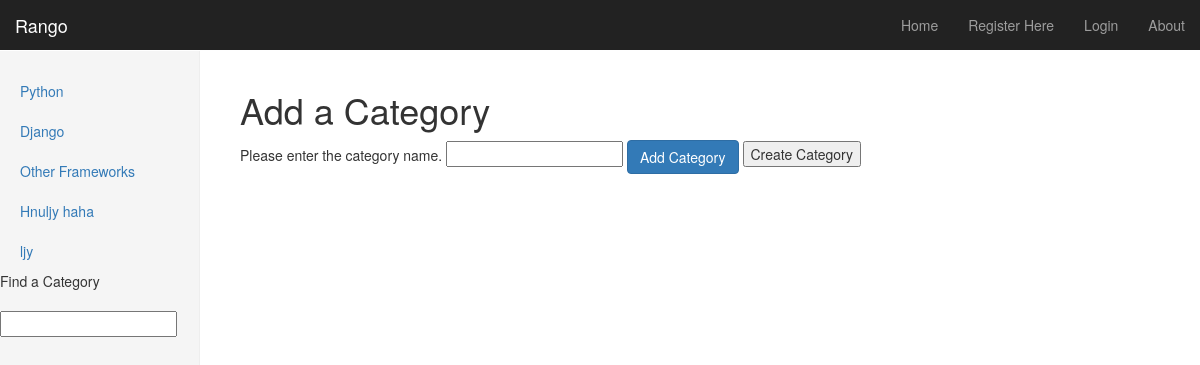
Screenshot of /rango/add_category/ with the database file from the repository.
### rango/models.py (models this page shows, shortened)
class Category(models.Model):
    name = models.CharField(max_length=128, unique=True)
    views = models.IntegerField(default=0)
    likes = models.IntegerField(default=0)
    slug = models.SlugField(unique=True)

### rango/views.py (the view)
def add_category(request):
    if request.method == 'POST':
        form = CategoryForm(request.POST)
        if form.is_valid():
            form.save(commit=True)
            return index(request)
        else:
            print form.errors
    else:
        form = CategoryForm()
    return render(request, 'rango/add_category.html', {'form':form})

### rango/forms.py
class CategoryForm(forms.ModelForm):
    name = forms.CharField(max_length=128, help_text="Please enter the category name.")
    views = forms.IntegerField(widget=forms.HiddenInput(), initial=0)
    likes = forms.IntegerField(widget=forms.HiddenInput(), initial=0)
    slug = forms.CharField(widget=forms.HiddenInput(), required=False)
    class Meta:
        model = Category
        fields = ('name',)

### rango/templatetags/rango_extras.py (called while the page is built)
@register.inclusion_tag('rango/cats.html')
def get_category_list(cat=None):
    return {'cats': Category.objects.order_by('-likes')[:5], 'act_cat': cat}

### templates/rango/add_category.html (shortened to what this page needs)
{% extends 'rango/base.html' %}
{% load static %}
{% block body_block %}
        <h1>Add a Category</h1>
        <form id="category_form" method="post" action="{% url 'add_category' %}">
            {% for field in form.visible_fields %}
                {{ field.help_text }}
                {{ field }}
            {% endfor %}
<button class="btn btn-primary" type="submit" name="submit">Add Category</button>
            <input type="submit" name="submit" value="Create Category" />
        </form>
{% endblock %}

### templates/rango/cats.html
{% if cats %}
    <ul class="nav nav-sidebar">
    {% for c in cats %}
        {% if c == act_cat %}
        <li class="active" > {% else %} <li>{% endif %}<a href="{% url 'category' c.slug %}">{{ c.name }}</a></li>
    {% endfor %}
{% else %}
    <li> <strong>There are no category present.</strong></li>
    </ul>
{% endif %}

### static/css/dashboard.css (style rules this page uses)
body { padding-top: 50px; }
.nav-sidebar { margin-right: -21px; margin-bottom: 20px; margin-left: -20px; }
.nav-sidebar > li > a { padding-right: 20px; padding-left: 20px; }

### rows the page displays
Category: name "Python"
Category: name "Django"
Category: name "Other Frameworks"
Category: name "Hnuljy haha"
Category: name "ljy"

### other values shown
{{ field.help_text }} "Please enter the category name."
